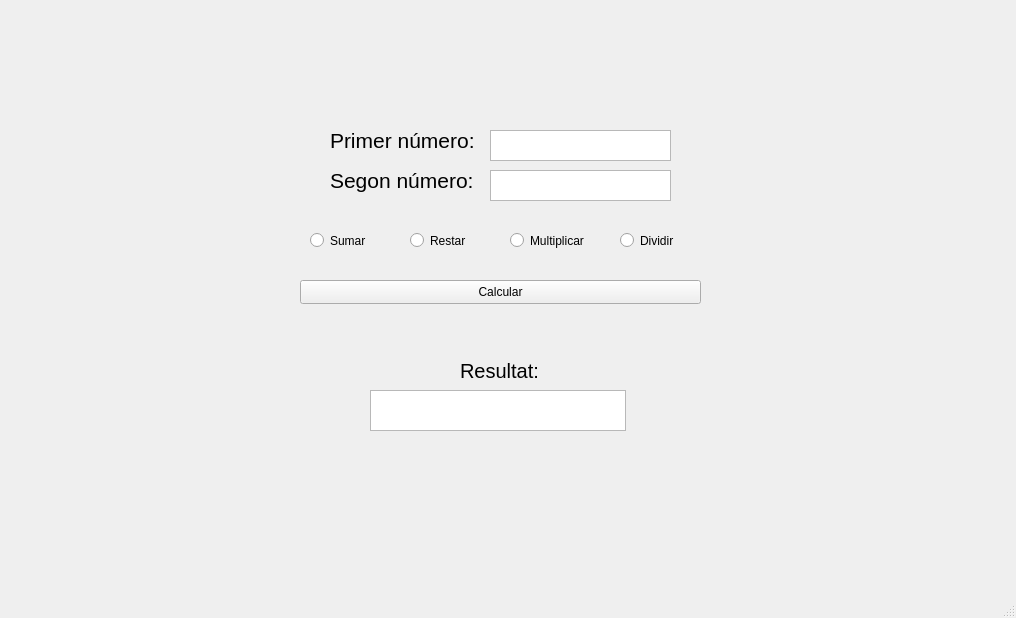
<?xml version="1.0" encoding="UTF-8"?>
<ui version="4.0">
 <class>MainWindow</class>
 <widget class="QMainWindow" name="MainWindow">
  <property name="geometry">
   <rect>
    <x>0</x>
    <y>0</y>
    <width>1016</width>
    <height>618</height>
   </rect>
  </property>
  <property name="windowTitle">
   <string>MainWindow</string>
  </property>
  <widget class="QWidget" name="centralwidget">
   <widget class="QLabel" name="label">
    <property name="geometry">
     <rect>
      <x>330</x>
      <y>120</y>
      <width>161</width>
      <height>41</height>
     </rect>
    </property>
    <property name="sizeIncrement">
     <size>
      <width>0</width>
      <height>0</height>
     </size>
    </property>
    <property name="baseSize">
     <size>
      <width>0</width>
      <height>0</height>
     </size>
    </property>
    <property name="font">
     <font>
      <pointsize>16</pointsize>
     </font>
    </property>
    <property name="text">
     <string>Primer número:</string>
    </property>
   </widget>
   <widget class="QTextEdit" name="textEdit">
    <property name="geometry">
     <rect>
      <x>490</x>
      <y>130</y>
      <width>181</width>
      <height>31</height>
     </rect>
    </property>
   </widget>
   <widget class="QLabel" name="label_2">
    <property name="geometry">
     <rect>
      <x>330</x>
      <y>160</y>
      <width>161</width>
      <height>41</height>
     </rect>
    </property>
    <property name="sizeIncrement">
     <size>
      <width>0</width>
      <height>0</height>
     </size>
    </property>
    <property name="baseSize">
     <size>
      <width>0</width>
      <height>0</height>
     </size>
    </property>
    <property name="font">
     <font>
      <pointsize>16</pointsize>
     </font>
    </property>
    <property name="text">
     <string>Segon número:</string>
    </property>
   </widget>
   <widget class="QTextEdit" name="textEdit_2">
    <property name="geometry">
     <rect>
      <x>490</x>
      <y>170</y>
      <width>181</width>
      <height>31</height>
     </rect>
    </property>
   </widget>
   <widget class="QRadioButton" name="radioButton">
    <property name="geometry">
     <rect>
      <x>310</x>
      <y>230</y>
      <width>90</width>
      <height>21</height>
     </rect>
    </property>
    <property name="text">
     <string>Sumar</string>
    </property>
   </widget>
   <widget class="QRadioButton" name="radioButton_2">
    <property name="geometry">
     <rect>
      <x>410</x>
      <y>230</y>
      <width>90</width>
      <height>21</height>
     </rect>
    </property>
    <property name="text">
     <string>Restar</string>
    </property>
   </widget>
   <widget class="QRadioButton" name="radioButton_3">
    <property name="geometry">
     <rect>
      <x>510</x>
      <y>230</y>
      <width>90</width>
      <height>21</height>
     </rect>
    </property>
    <property name="text">
     <string>Multiplicar</string>
    </property>
   </widget>
   <widget class="QRadioButton" name="radioButton_4">
    <property name="geometry">
     <rect>
      <x>620</x>
      <y>230</y>
      <width>90</width>
      <height>21</height>
     </rect>
    </property>
    <property name="text">
     <string>Dividir</string>
    </property>
   </widget>
   <widget class="QPushButton" name="pushButton">
    <property name="geometry">
     <rect>
      <x>300</x>
      <y>280</y>
      <width>401</width>
      <height>24</height>
     </rect>
    </property>
    <property name="text">
     <string>Calcular</string>
    </property>
   </widget>
   <widget class="QTextBrowser" name="textBrowser">
    <property name="geometry">
     <rect>
      <x>370</x>
      <y>390</y>
      <width>256</width>
      <height>41</height>
     </rect>
    </property>
   </widget>
   <widget class="QLabel" name="label_3">
    <property name="geometry">
     <rect>
      <x>460</x>
      <y>360</y>
      <width>81</width>
      <height>21</height>
     </rect>
    </property>
    <property name="font">
     <font>
      <pointsize>15</pointsize>
     </font>
    </property>
    <property name="text">
     <string>Resultat:</string>
    </property>
   </widget>
  </widget>
  <widget class="QStatusBar" name="statusbar"/>
  <widget class="QMenuBar" name="menubar">
   <property name="geometry">
    <rect>
     <x>0</x>
     <y>0</y>
     <width>1016</width>
     <height>21</height>
    </rect>
   </property>
  </widget>
 </widget>
 <resources/>
 <connections/>
</ui>
